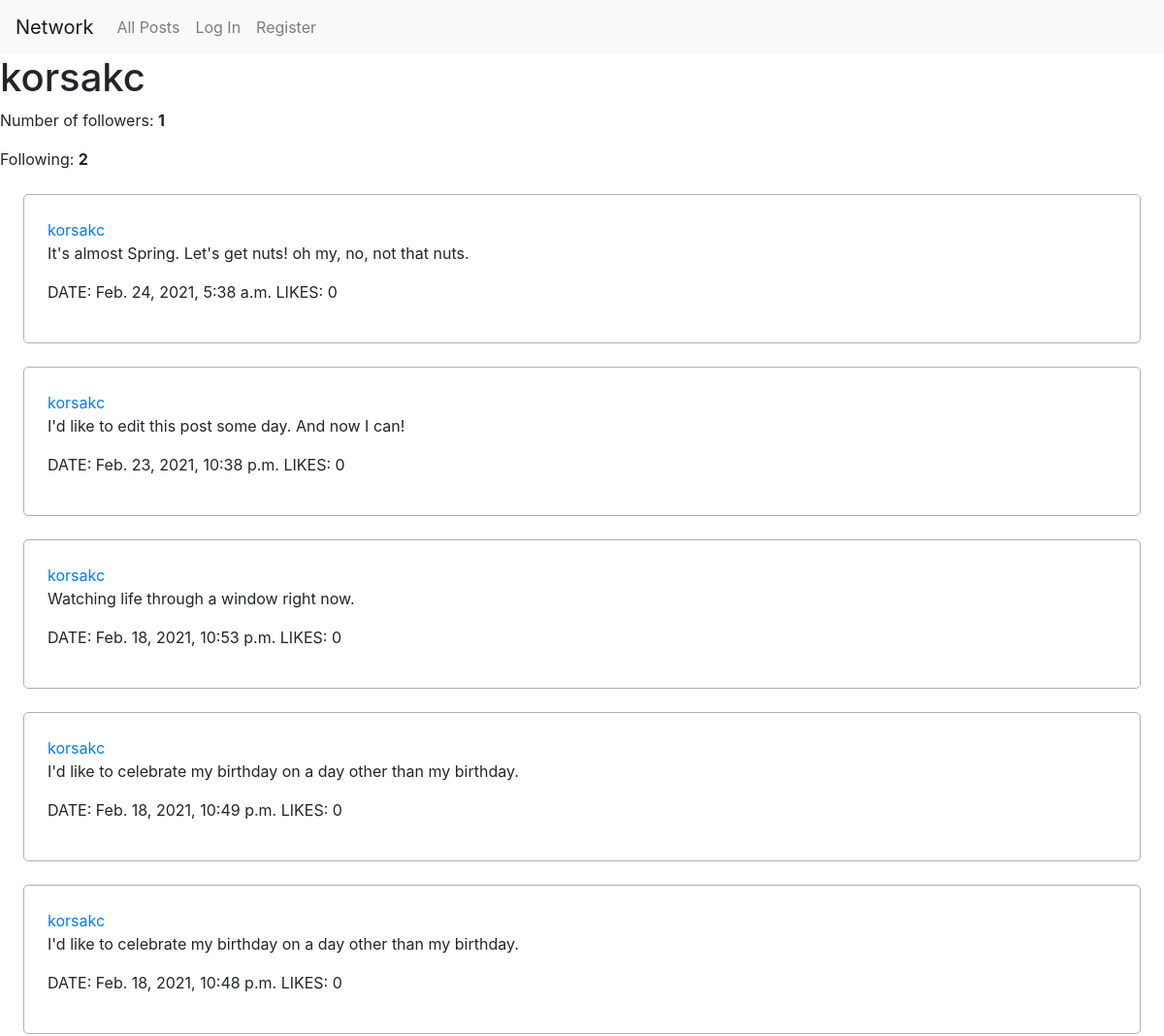
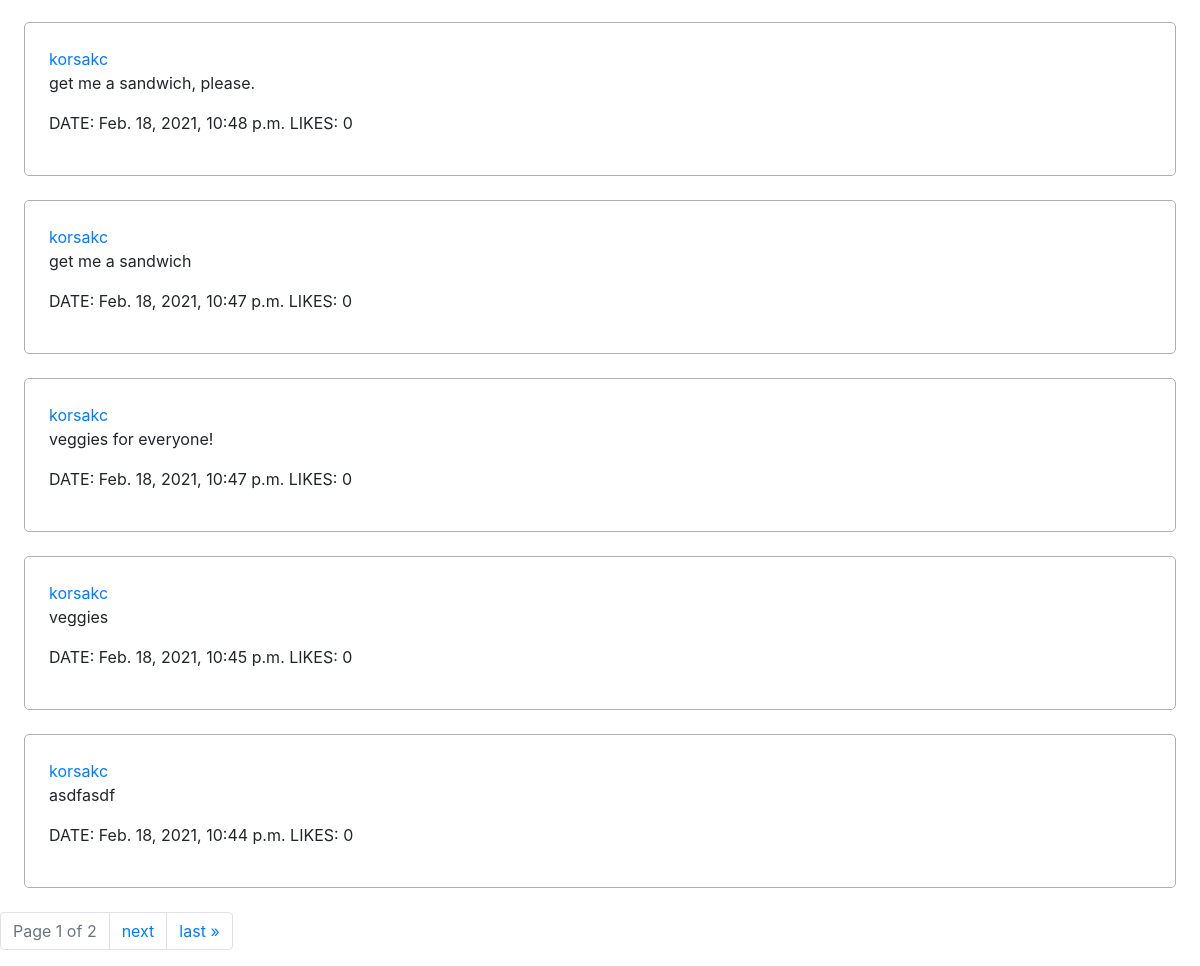
/profile/korsakc, run on the app's committed database (2 pictures, top to bottom).
### network/models.py (models this page shows, shortened)
class User(AbstractUser):
  followers = models.ManyToManyField('User', blank=True, related_name="following")

class Post(models.Model):
  creator = models.ForeignKey(User, on_delete=models.CASCADE)
  date = models.DateTimeField(auto_now_add=True)
  text = models.CharField(max_length=280)
  likes = models.ManyToManyField(User, blank=True, related_name="likedbyuser")

### network/views.py (the view)
# urls.py: path("profile/<str:username>", views.profile, name="profile"),
def profile(request, username):
  user = request.user
  profile = User.objects.get(username=username)
  followerCount = profile.followers.all().count()
  followingCount = profile.following.all().count()
  profileUsername = profile.username
  profilePosts = Post.objects.filter(creator=profile).order_by('-date')
  paginator = Paginator(profilePosts, 10) # Show 10 posts per page.
  page_number = request.GET.get('page')
  page_obj = paginator.get_page(page_number)
  if request.user.is_authenticated:
    if user.following.filter(username=username):
      followMessage = "Unfollow"
    else:
      followMessage = "Follow"
    return render(request, "network/profile.html", {
      "profileUsername": profileUsername,
      'page_obj': page_obj,
      "followerCount": followerCount,
      "followingCount": followingCount,
      "followMessage": followMessage
    })
  else:
    return render(request, "network/profile.html", {
      "profileUsername": profileUsername,
      'page_obj': page_obj,
      "followerCount": followerCount,
      "followingCount": followingCount,
    })

### network/templates/network/profile.html (shortened to what this page needs)
{% extends "network/layout.html" %}
{% load static %}
{% block body %}
  <h1>{{ profileUsername }}</h1>
  <p>Number of followers: <strong>{{ followerCount }}</strong></p>
  <p>Following: <strong>{{ followingCount }}</strong></p>
  <section>
    {% for post in page_obj %}
      <div class="post">
        <a href="{% url 'profile' post.creator.username %}">{{ post.creator.username }}</a>
        <p class='post-text'>{{ post.text }}</p>
        <p><span>DATE: {{ post.date }}</span> <span>LIKES: {{ post.likes.count }}</span>
      </div>
    {% endfor %}
  </section>
  <nav class="pagination">
    <ul class="pagination">
        <li class="page-item disabled">
          <a class="page-link" aria-disabled="true">
            Page {{ page_obj.number }} of {{ page_obj.paginator.num_pages }}
          </a>
        </li>
      {% if page_obj.has_next %}
        <li class="page-item"><a class="page-link" href="?page={{ page_obj.next_page_number }}">next</a></li>
        <li class="page-item"><a class="page-link" href="?page={{ page_obj.paginator.num_pages }}">last &raquo;</a></li>
      {% endif %}
    </ul>
  </nav>
{% endblock %}

### network/static/network/styles.css (style rules this page uses)
div.post { border: 1px solid rgb(175, 175, 175); border-radius: 5px; padding: 2%; margin: 2%; }

### data on the page
User: username "korsakc"
Post: creator.username "korsakc", text "It's almost Spring. Let's get nuts! oh my, no, not that nuts.", date "Feb. 24, 2021, 5:38 a.m.", likes.count "0"
Post: creator.username "korsakc", text "I'd like to edit this post some day. And now I can!", date "Feb. 23, 2021, 10:38 p.m.", likes.count "0"
Post: creator.username "korsakc", text "Watching life through a window right now.", date "Feb. 18, 2021, 10:53 p.m.", likes.count "0"
Post: creator.username "korsakc", text "I'd like to celebrate my birthday on a day other than my birthday.", date "Feb. 18, 2021, 10:49 p.m.", likes.count "0"
Post: creator.username "korsakc", text "I'd like to celebrate my birthday on a day other than my birthday.", date "Feb. 18, 2021, 10:48 p.m.", likes.count "0"
Post: creator.username "korsakc", text "get me a sandwich, please.", date "Feb. 18, 2021, 10:48 p.m.", likes.count "0"
Post: creator.username "korsakc", text "get me a sandwich", date "Feb. 18, 2021, 10:47 p.m.", likes.count "0"
Post: creator.username "korsakc", text "veggies for everyone!", date "Feb. 18, 2021, 10:47 p.m.", likes.count "0"
Post: creator.username "korsakc", text "veggies", date "Feb. 18, 2021, 10:45 p.m.", likes.count "0"
Post: creator.username "korsakc", text "asdfasdf", date "Feb. 18, 2021, 10:44 p.m.", likes.count "0"

### other printed values
{{ followerCount }} "1"
{{ followingCount }} "2"
{{ page_obj.number }} "1"
{{ page_obj.paginator.num_pages }} "2"
